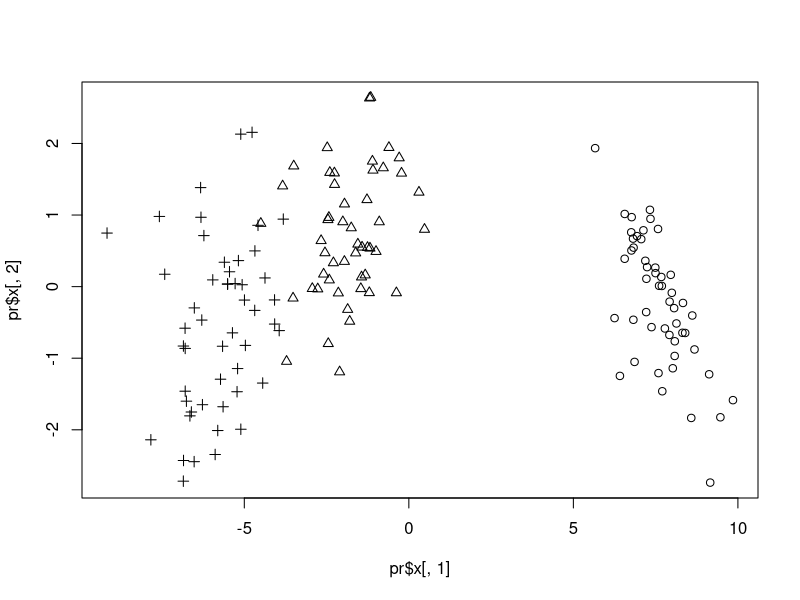
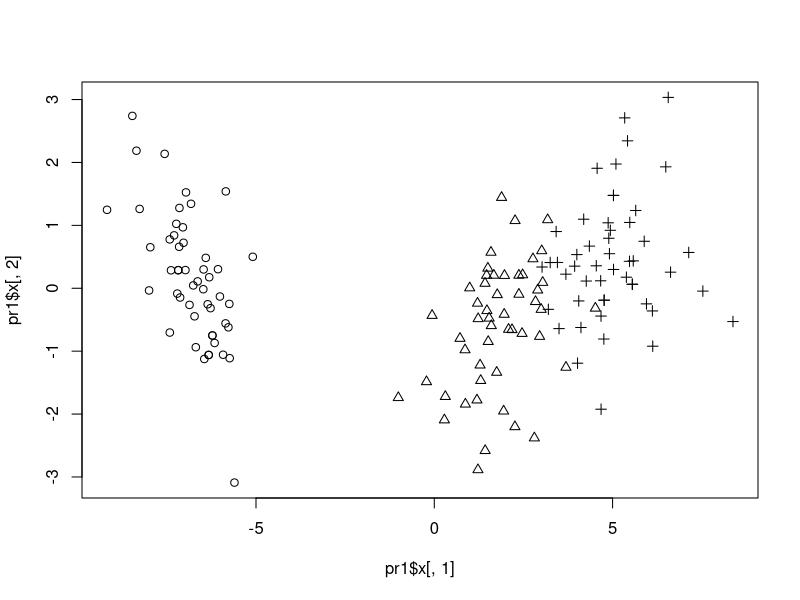
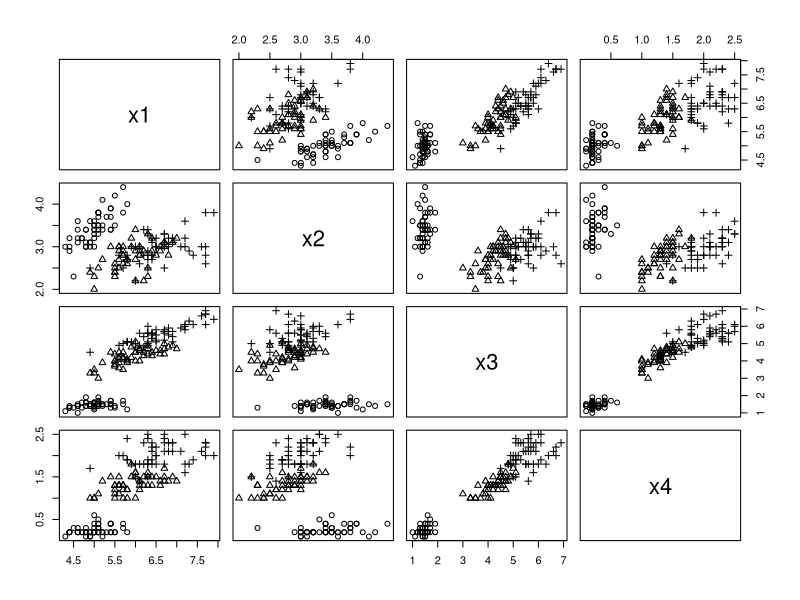

Write R code to recreate these figures, in order.
iris <- read.table("t11-5.txt",header=TRUE)

library(MASS)

result <- lda(y~x1+x2+x3+x4,iris,prior=c(1/3,1/3,1/3))
pr <- predict(result,iris)

plot(pr$x[,1],pr$x[,2],pch=iris$y)

y <- iris$y
yhatcv <- pr$class
t <- table(y,yhatcv)
aper <- (sum(t)-sum(diag(t)))/sum(t)
aper

postscript("iris.eps",horizontal=FALSE,onefile=FALSE,height=5,width=6,pointsize=10)
plot(iris[,1:4],pch=iris$y)
dev.off()


result1 <- lda(y~x1+x2+x3,iris,prior=c(1/3,1/3,1/3))
pr1 <- predict(result1,iris)

plot(pr1$x[,1],pr1$x[,2],pch=iris$y)

y1 <- iris$y
yhatcv1 <- pr1$class
t1 <- table(y,yhatcv1)
aper1 <- (sum(t1)-sum(diag(t1)))/sum(t1)
aper1